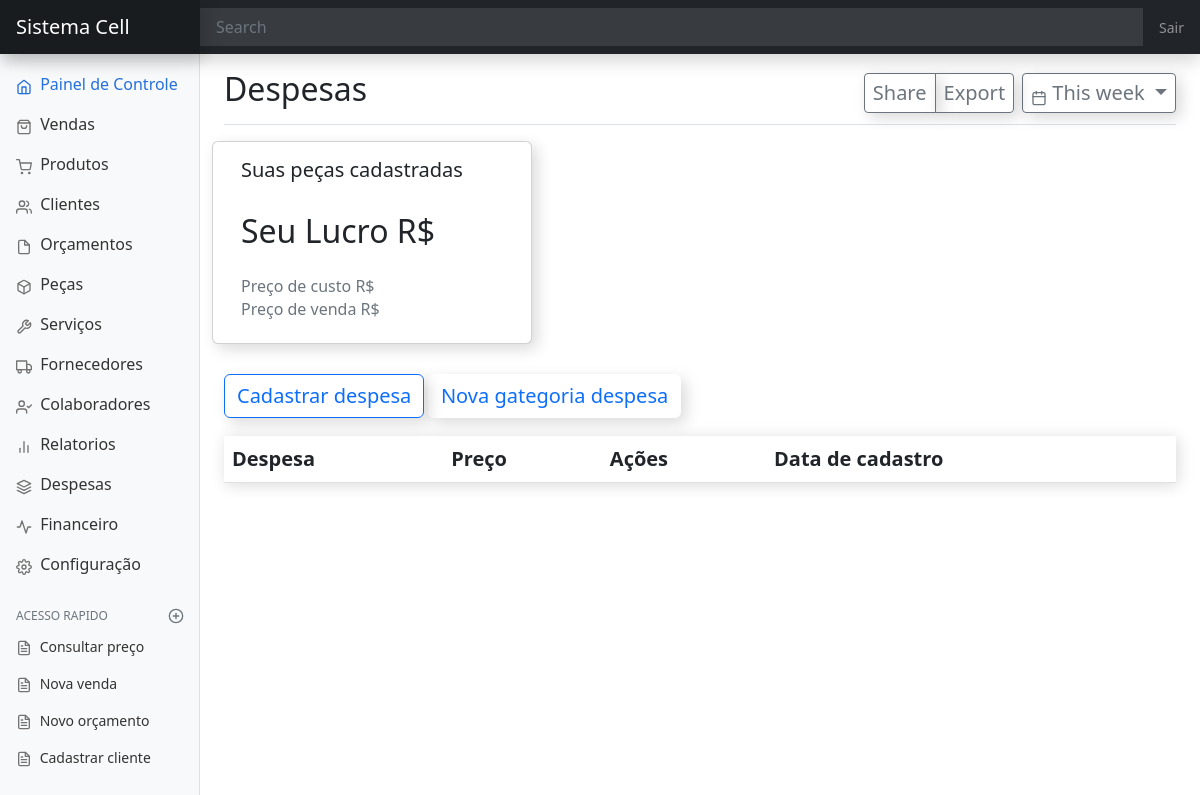
Page /despesa/ on the earlier database version.
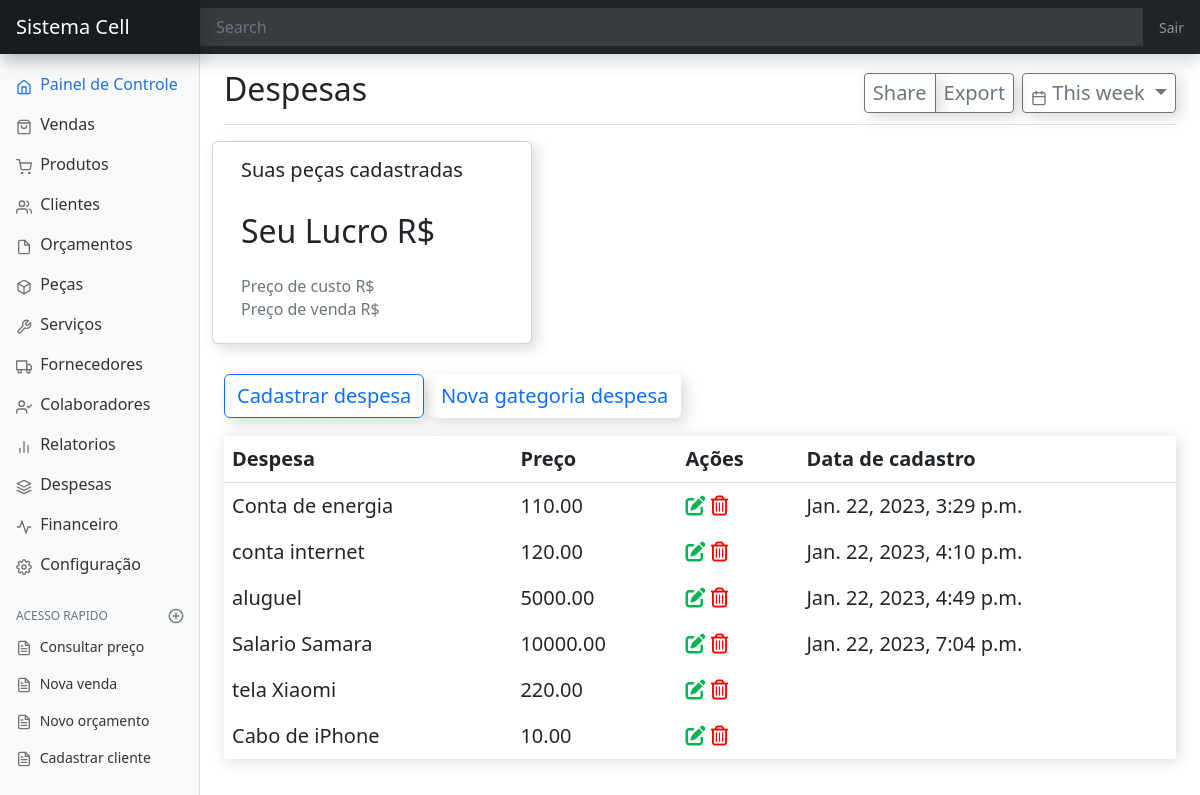
Same page on the later database version.
### despesa/models.py (models this page shows)
class Despesa(models.Model):
    PIX = 'Pix'
    CARTAO_CREDITO = 'Cartāo de credito'
    CARTAO_DEBITO = 'Cartāo de debito'
    DINHEIRO = 'Dinheiro'
    FIADO = 'Fiado'
    FORMA_PAGAMENTO = [
        (PIX, 'Pix'),
        (CARTAO_CREDITO, 'Cartāo de credito'),
        (CARTAO_DEBITO, 'Cartāo de debito'),
        (DINHEIRO, 'Dinheiro'),
        (FIADO, 'Fiado')
    ]
    categoria_despesa = models.ForeignKey(CategoriaDespesa, on_delete=models.CASCADE, null=True, blank=True)
    nome_despesa = models.CharField(max_length=90)
    preco_despesa = models.DecimalField(max_digits=9, decimal_places=2)
    fornecedor = models.ForeignKey(Fornecedores, on_delete=models.CASCADE, null=True, blank=True)
    observacao = models.TextField(max_length=1000, null=True, blank=True)
    data_cadastro = models.DateTimeField(auto_now_add=True, editable=False)
    forma_pagamento = models.CharField(choices=FORMA_PAGAMENTO, max_length=17, null=True, blank=True)

### peca/models.py (models this page shows, shortened)
class Pecas(models.Model):
    TELAS = 'FN'
    CONECTORES = 'CB'
    BOTOES = 'CL'
    CARCACAS = 'IP'
    BATERIAS = 'CR'
    PLACAS = 'FT'
    SUBPLACAS = 'DV'
    CAMERAS = 'CM'
    FLEX = 'FL'
    AUTOFALANTES = 'AT'
    LENTES = 'LT'
    TAMPAS = 'TP'
    OUTROS = 'OT'
    CATEGORIAS_PECA = [
        (TELAS, 'Telas'),
        (CONECTORES, 'Conectores'),
        (BOTOES, 'Botoes'),
        (CARCACAS, 'Carcaças'),
        (BATERIAS, 'Baterias'),
        (PLACAS, 'Placas'),
        (SUBPLACAS, 'Sub-placas'),
        (CAMERAS, 'Cameras'),
        (FLEX, 'Flex'),
        (AUTOFALANTES, 'Auto-falantes'),
        (LENTES, 'Lentes'),
        (TAMPAS, 'Tampas'),
        (OUTROS, 'Outros')
    ]
    PIX = 'PX'
    CARTAO_CREDITO = 'CC'
    CARTAO_DEBITO = 'CD'
    DINHEIRO = 'DN'
    FIADO = 'FD'
    FORMA_PAGAMENTO = [
        (PIX, 'Pix'),
        (CARTAO_CREDITO, 'Cartāo de credito'),
        (CARTAO_DEBITO, 'Cartāo de debito'),
        (DINHEIRO, 'Dinheiro'),
        (FIADO, 'Fiado')
    ]
    data_criacao = models.DateTimeField(auto_now_add=True)
    data_edicao = models.DateTimeField(auto_now=True)
    nome_peca = models.CharField(max_length=99)
    preco_peca = models.DecimalField(max_digits=9, decimal_places=2)
    categoria_peca = models.CharField(max_length=2, choices=CATEGORIAS_PECA, null=True, blank=True)
    quantidade = models.IntegerField()
    codigo_de_barras = models.IntegerField(null=True, blank=True)
    preco_de_custo = models.DecimalField(max_digits=9, decimal_places=2)
    forma_pagamento = models.CharField(choices=FORMA_PAGAMENTO, max_length=2, default=PIX)
    fornecedor = models.ForeignKey(Fornecedores, on_delete=models.CASCADE, null=True, blank=True)
    observacao = models.TextField(null=True, blank=True)

### produto/models.py (models this page shows, shortened)
class Produto(models.Model):
    FONES = 'FN'
    CAPAS = 'CP'
    PELICULAS = 'PL'
    ADAPTADORES = 'AD'
    CABOS = 'CB'
    CELULARES = 'CL'
    IPHONES = 'IP'
    CARREGADORES = 'CR'
    FONTES = 'FT'
    DIVERSOS = 'DV'
    INFORMATICA = 'IN'
    CATEGORIAS_PRODUTOS = [
        (FONES, 'Fones'),
        (CABOS, 'Cabos'),
        (CAPAS, 'Capas'),
        (PELICULAS, 'Peliculas'),
        (ADAPTADORES, 'Adaptadores'),
        (CELULARES, 'Celulares'),
        (IPHONES, 'iPhones'),
        (CARREGADORES, 'Carregadores'),
        (FONTES, 'Fontes'),
        (DIVERSOS, 'Diversos'),
        (INFORMATICA, 'Informatica')
    ]
    PIX = 'PX'
    CARTAO_CREDITO = 'CC'
    CARTAO_DEBITO = 'CD'
    DINHEIRO = 'DN'
    FIADO = 'FD'
    FORMA_PAGAMENTO = [
        (PIX, 'Pix'),
        (CARTAO_CREDITO, 'Cartāo de credito'),
        (CARTAO_DEBITO, 'Cartāo de debito'),
        (DINHEIRO, 'Dinheiro'),
        (FIADO, 'Fiado')
    ]
    data_criacao = models.DateTimeField(auto_now_add=True)
    data_edicao = models.DateTimeField(auto_now=True)
    nome_produto = models.CharField(max_length=99)
    categoria_produtos = models.CharField(max_length=2, choices=CATEGORIAS_PRODUTOS, null=True, blank=True)
    quantidade = models.IntegerField()
    codigo_de_barras = models.IntegerField(null=True, blank=True)
    preco_de_custo = models.DecimalField(max_digits=9, decimal_places=2)
    preco = models.DecimalField(max_digits=9, decimal_places=2)
    forma_pagamento = models.CharField(choices=FORMA_PAGAMENTO, max_length=2, default=PIX)
    fornecedor = models.ForeignKey(Fornecedores, on_delete=models.CASCADE, null=True, blank=True)
    observacao = models.TextField(null=True, blank=True)

### despesa/views.py (the view)
# urls.py: path('despesa/', ListaDespesa.as_view(), name='despesa'),
class ListaDespesa(ListView):
    model = Despesa
    template_name = 'despesa/pagina-inicial-despesa.html'
    context_object_name = 'object'
    def get_context_data(self, **kwargs):
        context = super(ListaDespesa, self).get_context_data(**kwargs)
        context['peca'] = Pecas.objects.filter(forma_pagamento='FD')
        context['produto'] = Produto.objects.filter(forma_pagamento='FD')
        return context

### despesa/templates/despesa/pagina-inicial-despesa.html (shortened to what this page needs)
{% extends 'dashboard/pagina-inicial.html' %}
{% block titulo %}
Despesas
{% endblock titulo %}
{% block conteudo %}
<div class="row" id="relatorio-peca">
    <div class="card">
        <div class="card-body">
          <h5 class="card-title">Suas peças cadastradas <b></b></h5>
          <h2 class="card-text">Seu Lucro R$</h2>
          <h6 class="card-subtitle mb-2 text-muted">Preço de custo R$</h6>
          <h6 class="card-subtitle mb-2 text-muted">Preço de venda R$</h6>
        </div>
      </div>
</div>
<div style="margin-top: 30px;">
<a data-toggle="modal" data-target="#staticBackdrop" class="btn btn-outline-primary" hx-get="{% url 'cadastrar-despesa' %}"
    hx-target="#adicionar-conteudo">Cadastrar despesa</a>
<button data-toggle="modal" data-target="#staticBackdrop" class="btn btn-link" hx-get="{% url 'categoria-despesa' %}"
    hx-target="#adicionar-conteudo" style="text-decoration: none;">Nova gategoria despesa</button>
</div>
<div style="padding-top: 18px">
    <table class="table table-borderless table-hover" style="box-shadow: 2px 2px 15px 0px rgba(4, 4, 4, 0.15);">
        <thead style="border-bottom: 0.15px solid rgb(229, 224, 224)">
            <tr>
                <th>Despesa</th>
                <th>Preço</th>
                <th>Ações</th>
                <th>Data de cadastro</th>
            </tr>
        </thead>
        <tbody id="despesa-Tbody">
            {% include 'despesa/tabela/tabela-despesa.html' %}
        </tbody>
    </table>
</div>
{% endblock conteudo %}

### despesa/templates/despesa/tabela/linhas-tabela-despesa.html
<tr id="despesaTr{{ object.pk }}">
    <td>{{ object.nome_despesa }}</td>
    <td>{{ object.preco_despesa }}</td>
    <td>
        <span data-toggle="modal" data-target="#staticBackdrop" hx-get="{% url 'editar-despesa' object.pk %}"
            hx-target="#adicionar-conteudo">
            <i class="fa-solid fa-pen-to-square" style="color: rgb(5, 180, 84);"></i>
        </span>
        <span data-toggle="modal" data-target="#success_tic_delete" hx-get="{% url 'apagar-despesa' object.pk %}"
            hx-confirm="Deseja mesmo apagar {{ object.nome_despesa }}" hx-target="closest tr"
            hx-swap="outerHTML swap:300ms">
            <i class="fa-regular fa-trash-can" style="color: red;"></i>
        </span>
    <td>{{ object.data_cadastro}}</td>
</tr>

### despesa/templates/despesa/tabela/linhas-tabela-despesa-peca.html
<tr id="pecaTr{{ object.pk }}">
    <td>{{ peca.nome_peca }}</td>
    <td>{{ peca.preco_de_custo }}</td>
    <td>
        <span data-toggle="modal" data-target="#staticBackdrop" hx-target="#adicionar-conteudo">
            <i class="fa-solid fa-pen-to-square" style="color: rgb(5, 180, 84);"></i>
        </span>
        <span data-toggle="modal" data-target="#success_tic_delete"
            hx-confirm="Deseja mesmo apagar {{ peca.nome_peca }}" hx-target="closest tr" hx-swap="outerHTML swap:300ms">
            <i class="fa-regular fa-trash-can" style="color: red;"></i>
        </span>
    <td>{{ peca.data_cadastro}}</td>
    </td>
</tr>

### despesa/templates/despesa/tabela/linhas-tabela-despesa-produto.html
<tr id="pecaTr{{ object.pk }}">
    <td>{{ produto.nome_produto }}</td>
    <td>{{ produto.preco_de_custo }}</td>
    <td>
        <span data-toggle="modal" data-target="#staticBackdrop" hx-target="#adicionar-conteudo">
            <i class="fa-solid fa-pen-to-square" style="color: rgb(5, 180, 84);"></i>
        </span>
        <span data-toggle="modal" data-target="#success_tic_delete"
            hx-confirm="Deseja mesmo apagar {{ produto.nome_produto }}" hx-target="closest tr" hx-swap="outerHTML swap:300ms">
            <i class="fa-regular fa-trash-can" style="color: red;"></i>
        </span>
    <td>{{ produto.data_cadastro}}</td>
    </td>
</tr>

Differences in the rows shown:
added Despesa: nome_despesa "Conta de energia", preco_despesa "110.00", data_cadastro "Jan. 22, 2023, 3:29 p.m."
added Despesa: nome_despesa "conta internet", preco_despesa "120.00", data_cadastro "Jan. 22, 2023, 4:10 p.m."
added Despesa: nome_despesa "aluguel", preco_despesa "5000.00", data_cadastro "Jan. 22, 2023, 4:49 p.m."
added Despesa: nome_despesa "Salario Samara", preco_despesa "10000.00", data_cadastro "Jan. 22, 2023, 7:04 p.m."
now on this page (row edited): Pecas: nome_peca "tela Xiaomi", preco_de_custo "220.00"
now on this page (row edited): Produto: nome_produto "Cabo de iPhone", preco_de_custo "10.00"
